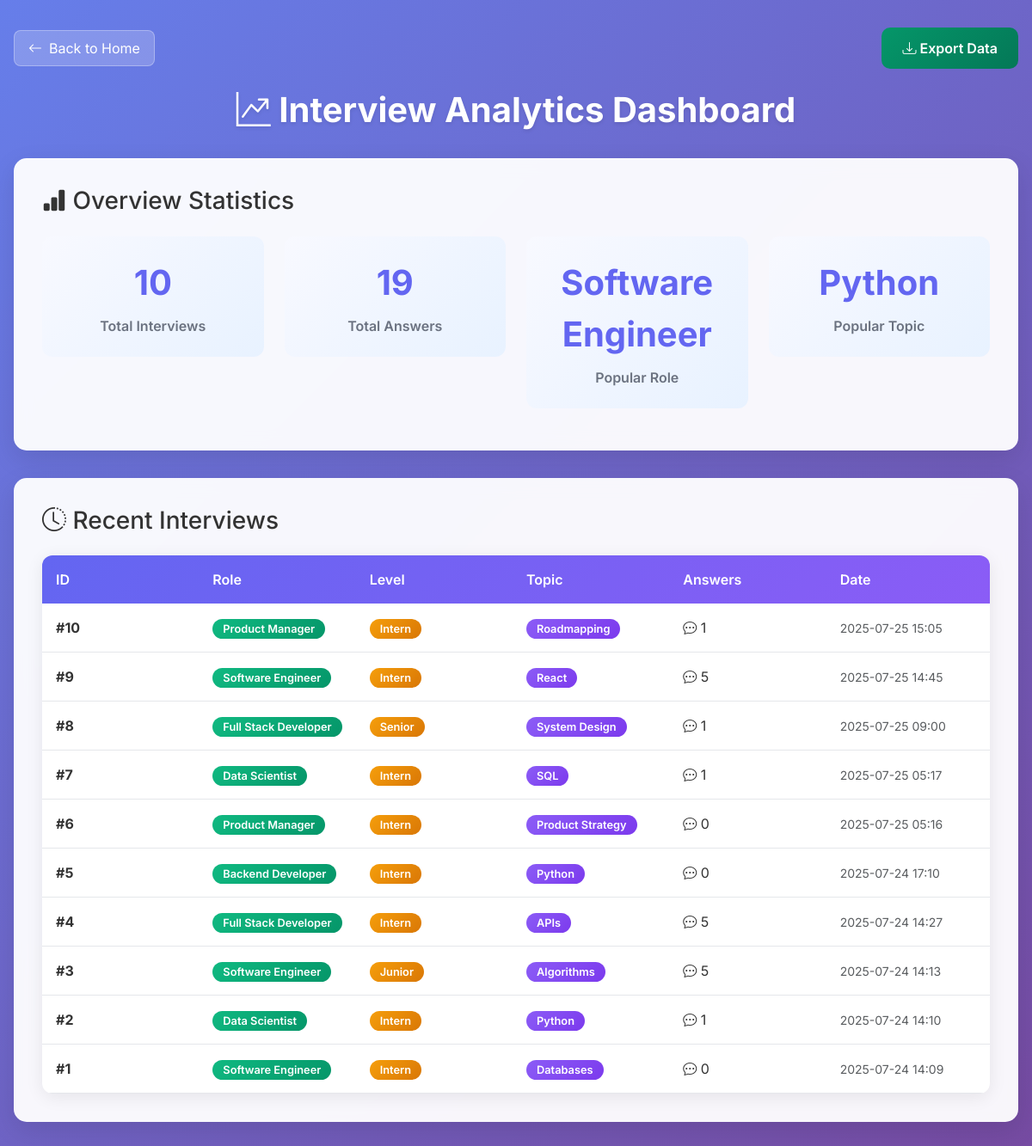
The app's page /admin/stats (signed in) with its own data.
### tables this page shows
CREATE TABLE interviews (
                id INTEGER PRIMARY KEY AUTOINCREMENT,
                role TEXT NOT NULL,
                level TEXT NOT NULL,
                topic TEXT NOT NULL,
                questions TEXT NOT NULL,
                created_at TIMESTAMP DEFAULT CURRENT_TIMESTAMP
            );

### app.py (the view)
@app.route("/admin/stats")
def admin_stats():
    if not session.get('is_logged_in'):
        return redirect("/login")
    stats = db.get_interview_stats()
    recent_interviews = db.get_recent_interviews(20)
    return render_template("admin_stats.html", stats=stats, recent_interviews=recent_interviews)

### app.py (called while the page is built)
@app.context_processor
def inject_user():
    return {
        'current_user': {
            'is_logged_in': session.get('is_logged_in', False),
            'name': session.get('user_name', ''),
            'email': session.get('user_email', ''),
            'initials': session.get('user_name', 'U')[0].upper() if session.get('user_name') else 'U'
        }
    }

### database.py (called while the page is built)
    def get_recent_interviews(self, limit=10):
        conn = sqlite3.connect(self.db_path)
        cursor = conn.cursor()
        cursor.execute('''
            SELECT i.id, i.role, i.level, i.topic, i.created_at,
                   COUNT(a.id) as answer_count
            FROM interviews i
            LEFT JOIN answers a ON i.id = a.interview_id
            GROUP BY i.id
            ORDER BY i.created_at DESC
            LIMIT ?
        ''', (limit,))
        interviews = cursor.fetchall()
        conn.close()
        return [
            {
                'id': row[0],
                'role': row[1],
                'level': row[2],
                'topic': row[3],
                'created_at': row[4],
                'answer_count': row[5]
            }
            for row in interviews
        ]

### templates/admin_stats.html (shortened to what this page needs)
<!DOCTYPE html>
<html lang="en">
<head>
    <link href="https://cdn.jsdelivr.net/npm/bootstrap@5.3.2/dist/css/bootstrap.min.css" rel="stylesheet">
    <link href="https://cdn.jsdelivr.net/npm/bootstrap-icons@1.11.3/font/bootstrap-icons.css" rel="stylesheet">
</head>
<body>
    <div class="dashboard-container">
        <div class="d-flex justify-content-between align-items-center mb-4">
            <a href="/" class="back-btn">
                <i class="bi bi-arrow-left"></i> Back to Home
            </a>
            <button class="btn export-btn" onclick="exportData()">
                <i class="bi bi-download"></i> Export Data
            </button>
        </div>
        <h1 class="page-title">
            <i class="bi bi-graph-up-arrow"></i> Interview Analytics Dashboard
        </h1>
        <div class="stats-card">
            <h3 class="mb-4"><i class="bi bi-bar-chart-fill"></i> Overview Statistics</h3>
            <div class="row">
                <div class="col-md-3">
                    <div class="stat-item">
                        <div class="stat-number">{{ stats.total_interviews }}</div>
                        <div class="stat-label">Total Interviews</div>
                    </div>
                </div>
                <div class="col-md-3">
                    <div class="stat-item">
                        <div class="stat-number">{{ stats.total_answers }}</div>
                        <div class="stat-label">Total Answers</div>
                    </div>
                </div>
                <div class="col-md-3">
                    <div class="stat-item">
                        <div class="stat-number">{{ stats.popular_role }}</div>
                        <div class="stat-label">Popular Role</div>
                    </div>
                </div>
                <div class="col-md-3">
                    <div class="stat-item">
                        <div class="stat-number">{{ stats.popular_topic }}</div>
                        <div class="stat-label">Popular Topic</div>
                    </div>
                </div>
            </div>
        </div>
        <div class="stats-card">
            <h3 class="mb-4"><i class="bi bi-clock-history"></i> Recent Interviews</h3>
            <div class="recent-interviews">
                <div class="table-header">
                    <div class="row">
                        <div class="col-md-2">ID</div>
                        <div class="col-md-2">Role</div>
                        <div class="col-md-2">Level</div>
                        <div class="col-md-2">Topic</div>
                        <div class="col-md-2">Answers</div>
                        <div class="col-md-2">Date</div>
                    </div>
                </div>
                {% for interview in recent_interviews %}
                <div class="interview-row">
                    <div class="row align-items-center">
                        <div class="col-md-2">
                            <strong>#{{ interview.id }}</strong>
                        </div>
                        <div class="col-md-2">
                            <span class="badge-role">{{ interview.role }}</span>
                        </div>
                        <div class="col-md-2">
                            <span class="badge-level">{{ interview.level }}</span>
                        </div>
                        <div class="col-md-2">
                            <span class="badge-topic">{{ interview.topic }}</span>
                        </div>
                        <div class="col-md-2">
                            <i class="bi bi-chat-dots"></i> {{ interview.answer_count }}
                        </div>
                        <div class="col-md-2">
                            <small class="text-muted">{{ interview.created_at[:16] }}</small>
                        </div>
                    </div>
                </div>
                {% endfor %}
            </div>
        </div>
    </div>
</body>
</html>

### templates/admin_stats.html (style rules this page uses)
body { font-family: 'Inter', Arial, sans-serif; background: linear-gradient(135deg, #667eea 0%, #764ba2 100%); min-height: 100vh; color: #333; }
.dashboard-container { max-width: 1200px; margin: 2rem auto; padding: 0 1rem; }
.stats-card { background: rgba(255, 255, 255, 0.95); backdrop-filter: blur(10px); border-radius: 15px; padding: 2rem; margin-bottom: 2rem; box-shadow: 0 10px 30px rgba(0, 0, 0, 0.1); border: 1px solid rgba(255, 255, 255, 0.2); }
.stat-item { text-align: center; padding: 1.5rem; background: linear-gradient(135deg, #f8f9ff 0%, #e8f2ff 100%); border-radius: 12px; margin-bottom: 1rem; transition: transform 0.2s ease; }
.stat-number { font-size: 2.5rem; font-weight: 700; color: #6366f1; margin-bottom: 0.5rem; }
.stat-label { font-size: 1rem; color: #6b7280; font-weight: 600; }
.recent-interviews { background: white; border-radius: 12px; overflow: hidden; box-shadow: 0 4px 20px rgba(0, 0, 0, 0.08); }
.table-header { background: linear-gradient(135deg, #6366f1 0%, #8b5cf6 100%); color: white; padding: 1rem; font-weight: 600; }
.interview-row { padding: 1rem; border-bottom: 1px solid #e5e7eb; transition: background-color 0.2s ease; }
.badge-role { background: linear-gradient(135deg, #10b981 0%, #059669 100%); color: white; padding: 0.25rem 0.75rem; border-radius: 20px; font-size: 0.8rem; font-weight: 600; }
.badge-level { background: linear-gradient(135deg, #f59e0b 0%, #d97706 100%); color: white; padding: 0.25rem 0.75rem; border-radius: 20px; font-size: 0.8rem; font-weight: 600; }
.badge-topic { background: linear-gradient(135deg, #8b5cf6 0%, #7c3aed 100%); color: white; padding: 0.25rem 0.75rem; border-radius: 20px; font-size: 0.8rem; font-weight: 600; }
.export-btn { background: linear-gradient(135deg, #059669 0%, #047857 100%); border: none; color: white; padding: 0.75rem 1.5rem; border-radius: 10px; font-weight: 600; transition: all 0.3s ease; }
.page-title { color: white; text-align: center; margin-bottom: 2rem; font-weight: 700; text-shadow: 0 2px 4px rgba(0, 0, 0, 0.1); }
.back-btn { background: rgba(255, 255, 255, 0.2); border: 1px solid rgba(255, 255, 255, 0.3); color: white; padding: 0.5rem 1rem; border-radius: 8px; text-decoration: none; transition: all 0.3s ease; display: inline-flex; align-items: center; gap: 0.5rem; }

### records on screen
interviews: id "10", role "Product Manager", level "Intern", topic "Roadmapping", answer_count "1", created_at "2025-07-25 15:05"
interviews: id "9", role "Software Engineer", level "Intern", topic "React", answer_count "5", created_at "2025-07-25 14:45"
interviews: id "8", role "Full Stack Developer", level "Senior", topic "System Design", answer_count "1", created_at "2025-07-25 09:00"
interviews: id "7", role "Data Scientist", level "Intern", topic "SQL", answer_count "1", created_at "2025-07-25 05:17"
interviews: id "6", role "Product Manager", level "Intern", topic "Product Strategy", answer_count "0", created_at "2025-07-25 05:16"
interviews: id "5", role "Backend Developer", level "Intern", topic "Python", answer_count "0", created_at "2025-07-24 17:10"
interviews: id "4", role "Full Stack Developer", level "Intern", topic "APIs", answer_count "5", created_at "2025-07-24 14:27"
interviews: id "3", role "Software Engineer", level "Junior", topic "Algorithms", answer_count "5", created_at "2025-07-24 14:13"
interviews: id "2", role "Data Scientist", level "Intern", topic "Python", answer_count "1", created_at "2025-07-24 14:10"
interviews: id "1", role "Software Engineer", level "Intern", topic "Databases", answer_count "0", created_at "2025-07-24 14:09"

### other values on screen
{{ stats.total_interviews }} "10"
{{ stats.total_answers }} "19"
{{ stats.popular_role }} "Software Engineer"
{{ stats.popular_topic }} "Python"
